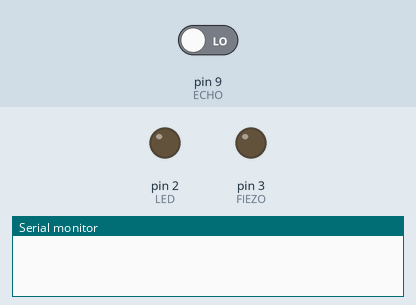
Bench run of a sketch on a simulated Arduino Uno, built with avr-gcc and run on an emulated ATmega328P. On the bench: output pins drawn as LEDs (lit = HIGH), the last lines printed to the serial monitor. Inputs (shaded band) come from the test bench; at power-on: pin 9 (ECHO) LOW. Pins used as bus, display or sensor lines are not drawn.

Above: at 0.1 s.
At 1.2 s:
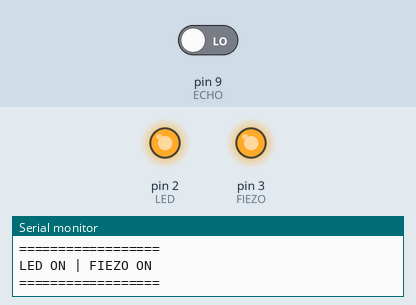
Timing chart, 0 to 2.7 s (numbered marks = the images above):
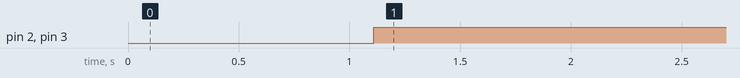

The sketch:

19.UltrasonicSensor_LED_Buzzer.ino
```cpp
// 초음파 센서에 가까운 물체 감지 시, 빨간 LED ON + 피에조 부저 경고음 ON

#define TRIG 8
#define ECHO 9
#define LED 2
#define FIEZO 3

void setup() {
  // put your setup code here, to run once:
  Serial.begin(9600);
  pinMode(TRIG, OUTPUT);
  pinMode(ECHO, INPUT);
  pinMode(LED, OUTPUT);
  pinMode(FIEZO, OUTPUT);

}

void loop() {
  // put your main code here, to run repeatedly:

  // TRIG 핀이 10ms(1000㎕) 동안 HIGH 신호를 보냄
  digitalWrite(TRIG, HIGH);
  delay(10);
  digitalWrite(TRIG, LOW);

  // pulseIn : 마이크로초 단위(㎕, 10^-6)
  // duration은 왕복 시간이 저장됨(초음파가 나갔다가 되돌아오기까지의 시간)
  float duration = pulseIn(ECHO, HIGH);
  float distance = ((34000*duration)/1000000)/2;

  Serial.print("distance: " + String(distance));
  Serial.println("cm");
  delay(100);

  if (distance < 15) {
    digitalWrite(LED, HIGH);
    digitalWrite(FIEZO, HIGH);
    Serial.println("==================");
    Serial.println("LED ON | FIEZO ON");
    Serial.println("==================");
  } else {
    digitalWrite(LED, LOW);
    digitalWrite(FIEZO, LOW);
  }

}
```

Measured:
- by itself, pin 2 (LED), pin 3 (FIEZO): LOW → HIGH at 1.1 s
